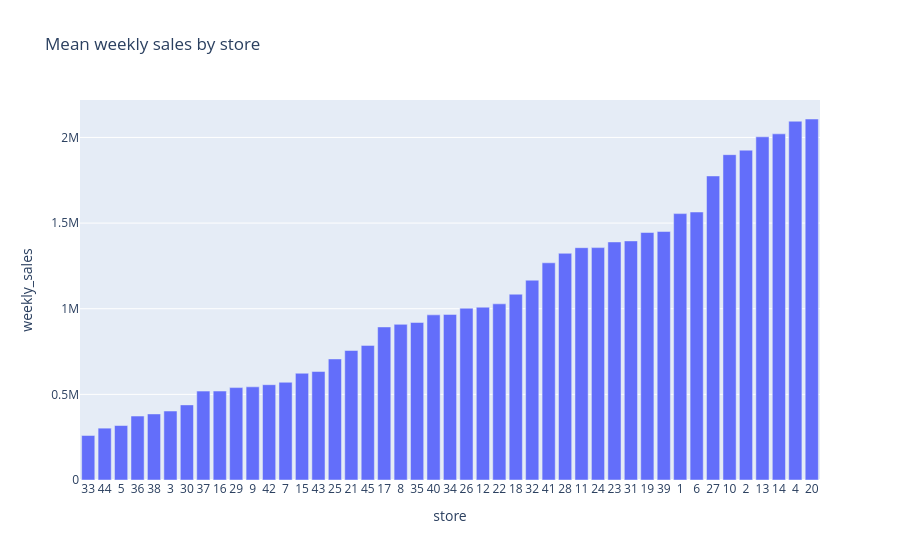

Notebook cell for this chart:
### Code cell
by_store = (
    plot_df.groupby("store")["weekly_sales"].mean()
    .sort_values()
    .reset_index()
)
fig = px.bar(by_store, x="store", y="weekly_sales",
             title="Mean weekly sales by store")
fig.update_layout(xaxis_type="category")
fig.show()

### Figure 1 — Plotly figure (JSON) as saved in the notebook; plotly's stock layout.template omitted (floating-point values rounded to 4 significant figures)
{"data": [{"alignmentgroup": "True", "hovertemplate": "store=%{x}<br>weekly_sales=%{y}<extra></extra>", "legendgroup": "", "marker": {"color": "#636efa", "pattern": {"shape": ""}}, "name": "", "offsetgroup": "", "orientation": "v", "showlegend": false, "textposition": "auto", "type": "bar", "x": [33, 44, 5, 36, 38, 3, 30, 37, 16, 29, 9, 42, 7, 15, 43, 25, 21, 45, 17, 8, 35, 40, 34, 26, 12, 22, 18, 32, 41, 28, 11, 24, 23, 31, 19, 39, 1, 6, 27, 10, 2, 13, 14, 4, 20], "xaxis": "x", "y": [259900.0, 302700.0, 318000.0, 373500.0, 385700.0, 402700.0, 438600.0, 518900.0, 519200.0, 539500.0, 544000.0, 556400.0, 570600.0, 623300.0, 633300.0, 706700.0, 756100.0, 786000.0, 893600.0, 908700.0, 919700.0, 964100.0, 966800.0, 1003000.0, 1009000.0, 1029000.0, 1085000.0, 1167000.0, 1268000.0, 1324000.0, 1356000.0, 1357000.0, 1390000.0, 1396000.0, 1445000.0, 1451000.0, 1555000.0, 1565000.0, 1775000.0, 1899000.0, 1926000.0, 2004000.0, 2021000.0, 2095000.0, 2108000.0], "yaxis": "y"}], "layout": {"barmode": "relative", "legend": {"tracegroupgap": 0}, "title": {"text": "Mean weekly sales by store"}, "xaxis": {"anchor": "y", "domain": [0, 1], "title": {"text": "store"}, "type": "category"}, "yaxis": {"anchor": "x", "domain": [0, 1], "title": {"text": "weekly_sales"}}}}
